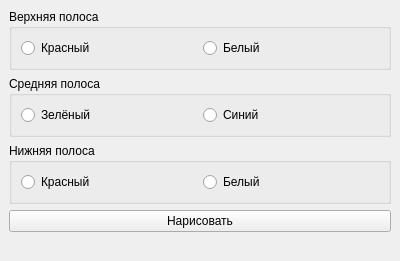
<?xml version="1.0" encoding="UTF-8"?>
<ui version="4.0">
 <class>Task1Window</class>
 <widget class="QMainWindow" name="Task1Window">
  <property name="geometry">
   <rect><x>0</x><y>0</y><width>400</width><height>200</height></rect>
  </property>
  <widget class="QWidget" name="centralwidget">
   <layout class="QVBoxLayout" name="verticalLayout">
    <item><widget class="QGroupBox" name="groupBoxTop">
     <property name="title"><string>Верхняя полоса</string></property>
     <layout class="QHBoxLayout">
      <item><widget class="QRadioButton" name="rb_top_red"><property name="text"><string>Красный</string></property></widget></item>
      <item><widget class="QRadioButton" name="rb_top_white"><property name="text"><string>Белый</string></property></widget></item>
     </layout>
    </widget></item>
    <item><widget class="QGroupBox" name="groupBoxMiddle">
     <property name="title"><string>Средняя полоса</string></property>
     <layout class="QHBoxLayout">
      <item><widget class="QRadioButton" name="rb_mid_green"><property name="text"><string>Зелёный</string></property></widget></item>
      <item><widget class="QRadioButton" name="rb_mid_blue"><property name="text"><string>Синий</string></property></widget></item>
     </layout>
    </widget></item>
    <item><widget class="QGroupBox" name="groupBoxBottom">
     <property name="title"><string>Нижняя полоса</string></property>
     <layout class="QHBoxLayout">
      <item><widget class="QRadioButton" name="rb_bot_red"><property name="text"><string>Красный</string></property></widget></item>
      <item><widget class="QRadioButton" name="rb_bot_white"><property name="text"><string>Белый</string></property></widget></item>
     </layout>
    </widget></item>
    <item><widget class="QPushButton" name="btn_draw_flag"><property name="text"><string>Нарисовать</string></property></widget></item>
    <item><widget class="QLabel" name="lbl_flag_result"><property name="text"><string></string></property></widget></item>
   </layout>
  </widget>
 </widget>
 <resources/>
 <connections/>
</ui>
